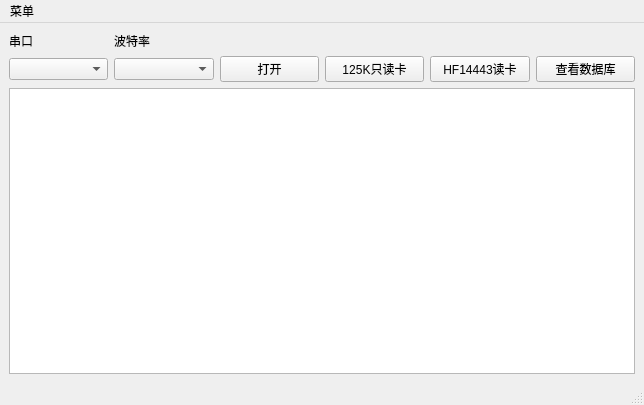
<?xml version="1.0" encoding="UTF-8"?>
<ui version="4.0">
 <class>MainWindow</class>
 <widget class="QMainWindow" name="MainWindow">
  <property name="geometry">
   <rect>
    <x>0</x>
    <y>0</y>
    <width>644</width>
    <height>405</height>
   </rect>
  </property>
  <property name="windowTitle">
   <string>MainWindow</string>
  </property>
  <widget class="QWidget" name="centralwidget">
   <layout class="QGridLayout" name="gridLayout">
    <item row="0" column="0">
     <widget class="QLabel" name="port_label">
      <property name="text">
       <string>串口</string>
      </property>
      <property name="buddy">
       <cstring>port</cstring>
      </property>
     </widget>
    </item>
    <item row="0" column="1">
     <widget class="QLabel" name="baud_label">
      <property name="text">
       <string>波特率</string>
      </property>
      <property name="buddy">
       <cstring>baud</cstring>
      </property>
     </widget>
    </item>
    <item row="1" column="0">
     <widget class="QComboBox" name="port">
      <property name="editable">
       <bool>false</bool>
      </property>
     </widget>
    </item>
    <item row="1" column="1">
     <widget class="QComboBox" name="baud"/>
    </item>
    <item row="1" column="2">
     <widget class="QPushButton" name="openSer">
      <property name="text">
       <string>打开</string>
      </property>
     </widget>
    </item>
    <item row="1" column="3">
     <widget class="QPushButton" name="read125k">
      <property name="text">
       <string>125K只读卡</string>
      </property>
     </widget>
    </item>
    <item row="1" column="4">
     <widget class="QPushButton" name="read14443">
      <property name="text">
       <string>HF14443读卡</string>
      </property>
     </widget>
    </item>
    <item row="1" column="5">
     <widget class="QPushButton" name="showSql">
      <property name="text">
       <string>查看数据库</string>
      </property>
     </widget>
    </item>
    <item row="2" column="0" colspan="6">
     <widget class="QTextBrowser" name="serialPrint"/>
    </item>
   </layout>
  </widget>
  <widget class="QStatusBar" name="statusbar"/>
  <widget class="QMenuBar" name="menuBar">
   <property name="geometry">
    <rect>
     <x>0</x>
     <y>0</y>
     <width>644</width>
     <height>23</height>
    </rect>
   </property>
   <widget class="QMenu" name="menu">
    <property name="title">
     <string>菜单</string>
    </property>
    <addaction name="actionabout"/>
   </widget>
   <addaction name="menu"/>
  </widget>
  <action name="actionabout">
   <property name="text">
    <string>关于</string>
   </property>
  </action>
 </widget>
 <tabstops>
  <tabstop>port</tabstop>
  <tabstop>baud</tabstop>
  <tabstop>openSer</tabstop>
  <tabstop>read125k</tabstop>
  <tabstop>read14443</tabstop>
  <tabstop>showSql</tabstop>
  <tabstop>serialPrint</tabstop>
 </tabstops>
 <resources/>
 <connections/>
</ui>
